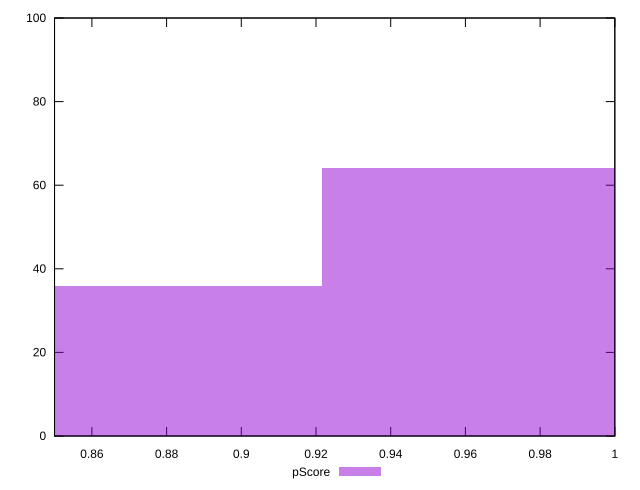

Source code (gnuplot):
reset

$pScore <<EOF
0.9924005004133638 64
0.8506290003543119 36
EOF

set key outside below
set boxwidth 0.14177150005905198
set xrange [0.85:1]
set yrange [0:100]
set trange [0:100]
set style fill transparent solid 0.5 noborder
set terminal svg size 640, 490 enhanced background rgb 'white'
set output "report_00015_2021-02-09T16-11-33.973Z/unminified-css/samples/pages/pScore/histogram.svg"

plot $pScore title "pScore" with boxes

reset
